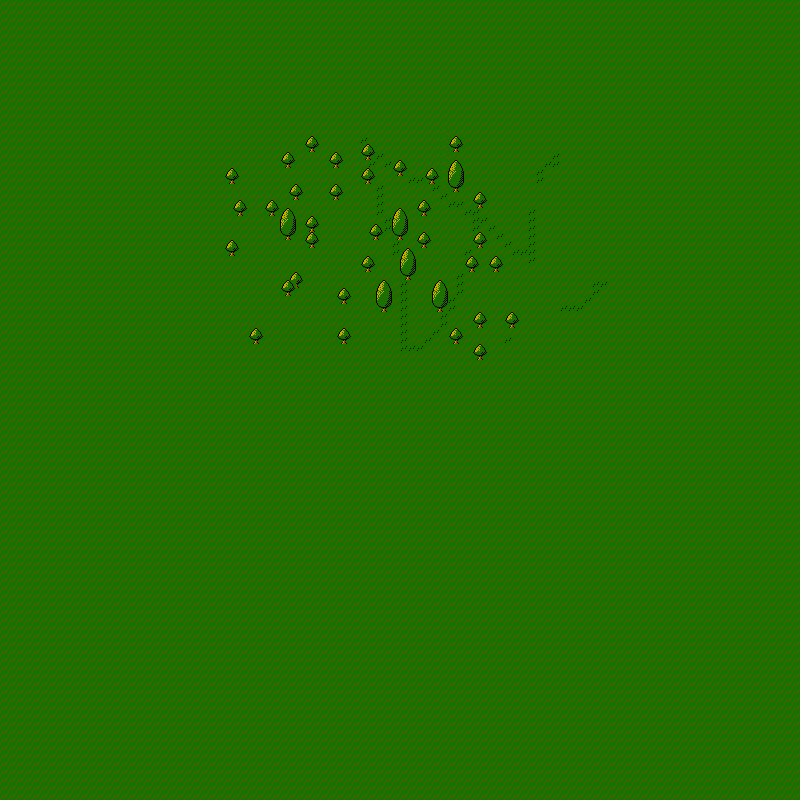

This game map was drawn from its Tiled (.tmx) file and the tilesets committed beside it. A one-line description and the trimmed map source follow:
An orthogonal 100x100 tile map with 8x8 px tiles, 2 tile layers (Tile Layer 1, Tile Layer 2) and 13 objects (6x tree, 2x small tree).

<map version="1.0" tiledversion="1.1.5" orientation="orthogonal" renderorder="right-down" width="100" height="100" tilewidth="8" tileheight="8" infinite="0" nextobjectid="47">
 <tileset firstgid="1" source="fuck.tsx" />
 <layer name="Tile Layer 1" width="100" height="100">
  <data>[10000 cells, 10000 non-empty, 11 distinct tile ids]</data>
 </layer>
 <layer name="Tile Layer 2" width="100" height="100">
  <data>[10000 cells, 171 non-empty, 12 distinct tile ids]</data>
 </layer>
 <objectgroup name="Object Layer 1">
  <object id="7" x="416" y="136" visible="0" />
  <object id="18" x="576" y="192" height="8" />
  <object id="21" template="tree.tx" name="tree" type="tree" x="392" y="208" />
  <object id="35" template="tree.tx" name="tree" type="tree" x="376" y="280" />
  <object id="36" template="tree.tx" name="tree" type="tree" x="400" y="248" />
  <object id="37" template="tree.tx" name="tree" type="tree" x="432" y="280" />
  <object id="38" template="tree.tx" name="tree" type="tree" x="448" y="160" />
  <object id="39" template="tree.tx" name="tree" type="tree" gid="0" x="280" y="208" rotation="0" />
  <object id="40" x="336" y="328" width="16" height="16" />
  <object id="41" x="448" y="328" width="16" height="16" />
  <object id="43" x="368" y="224" width="16" height="16" />
  <object id="44" type="small tree" x="360" y="256" width="16" height="16" />
  <object id="45" type="small tree" x="336" y="288" width="16" height="16" />
 </objectgroup>
</map>
